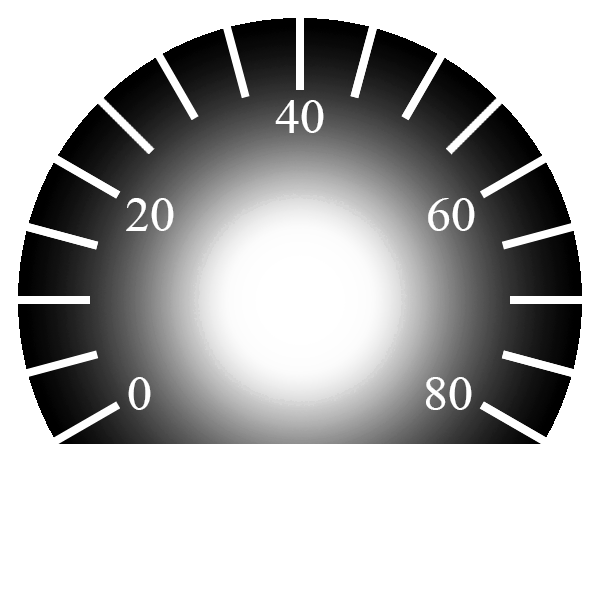
#> input picture images/speedometer1.png, 600 x 600 px
$ python overlay_drawer.py
#> lines starting #> are read from the running program, lines starting #| are printed output that depends on the picture
### widgets.py
# -*- coding: utf-8 -*-

import PIL
from PIL import ImageDraw, ImageFont
import moment_track as moment

##########################################################################
class Widget:
    def __init__(self):
        pass
    def draw(self, img, dataRecord):
        pass
    def prepare(self, fullData):
        pass
    def clear(self):
        pass
    # [5 lines left out: function __del__, not called in this run]
##########################################################################
class Map (Widget):
    def __init__(self, lineWidthInner, lineWidthOuter, pointerRadius):
        Widget.__init__(self)
        self.lineWidthInner = lineWidthInner
        self.lineWidthOuter = lineWidthOuter
        self.pointerRadius = pointerRadius
# ------------------------------------------------------------------------
    # [59 lines left out: functions getCurMap, prepare, draw, not called in this run]
# ------------------------------------------------------------------------
    def position(self, pos, size):
        self.pos = pos
        self.size = size
# ------------------------------------------------------------------------
    def clear(self):
        del self.mapImg
        Widget.clear(self)
# ------------------------------------------------------------------------
    # [4 lines left out: function IMPL01, not called in this run]
# ------------------------------------------------------------------------
    def IMPL02(pos, size):
        mp = Map(lineWidthInner=4, lineWidthOuter=8, pointerRadius=10)
        mp.position(pos, size)
        return mp
# ------------------------------------------------------------------------
    # [4 lines left out: function IMPL03, not called in this run]
##########################################################################
class Speedometer (Widget):
    def __init__(self, boardFile, arrowFile, topwardSpeedValueKmh, kmh2degScale, minValKmh, maxValKmh):
#> called with boardFile = 'images/speedometer1.png', arrowFile = 'images/speed_arrow1.png', topwardSpeedValueKmh = 40, kmh2degScale = 3, minValKmh = 0, maxValKmh = 85
        Widget.__init__(self)
        self.speed_im = PIL.Image.open(boardFile)
#> self.speed_im is the input picture: PIL image 600x600 RGBA; mean R, G, B, A 120.4, 120.4, 120.4, 94.4
        self.arrow_im = PIL.Image.open(arrowFile)
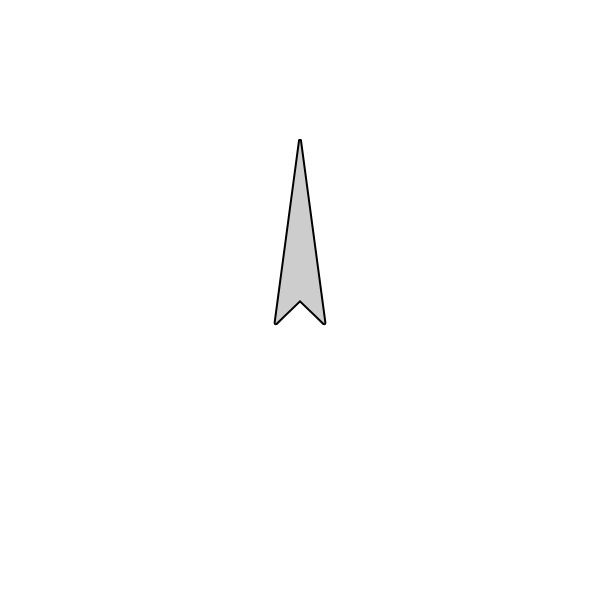
#> input picture images/speed_arrow1.png, 600 x 600 px
#> self.arrow_im is the input picture: PIL image 600x600 RGBA; mean R, G, B, A 251.9, 251.9, 251.9, 3.4
        self.topwardSpeedValueKmh = topwardSpeedValueKmh
        self.kmh2degScale = kmh2degScale
        self.minValKmh = minValKmh
        self.maxValKmh = maxValKmh
# ------------------------------------------------------------------------
    # [14 lines left out: function draw, not called in this run]
# ------------------------------------------------------------------------
    def position(self, pos, scale=1.0):
        if not scale == 1.0:
            self.speed_im = self.speed_im.resize((int(self.speed_im.size[0]*scale), int(self.speed_im.size[1]*scale)), resample=PIL.Image.LANCZOS)
            self.arrow_im = self.arrow_im.resize((int(self.arrow_im.size[0]*scale), int(self.arrow_im.size[1]*scale)), resample=PIL.Image.LANCZOS)
        self.pos = pos
# ------------------------------------------------------------------------
    # [4 lines left out: function clear, not called in this run]
# ------------------------------------------------------------------------
    def IMPL01(pos, scale=1.0):
        spd = Speedometer(
                boardFile='images/speedometer1.png',
                arrowFile='images/speed_arrow1.png',
                topwardSpeedValueKmh=40,
                kmh2degScale=90/30,
                minValKmh=0,
                maxValKmh=85
                )
        spd.position(pos, scale)
        return spd
# ------------------------------------------------------------------------
    # [23 lines left out: functions IMPL02, IMPL03, not called in this run]
##########################################################################
class HeartRate (Widget):
    def __init__(self, styleType):
        Widget.__init__(self)
        self.styleType = styleType

        self.maxValHR = 250
        self.minValHR = 40

        # Fix missing style types
        # WARNING: this is the only place where it's checked. No other 'else's below
        if (self.styleType != 1):
            self.styleType = 1
# ------------------------------------------------------------------------
    # [16 lines left out: function draw, not called in this run]
# ------------------------------------------------------------------------
    def position(self, pos, scale=1.0):

#> called with pos = (1600, 900), scale = 1
        self.pos = pos

        if self.styleType == 1:
            defaultFontSize = 60
            self.pos = (pos[0], int(pos[1] + 5*scale))
            self.textPos = (int((defaultFontSize + 3)*scale + pos[0]), pos[1])
            self.font = ImageFont.truetype('fonts/arial.ttf', int(defaultFontSize*scale))
            self.heart_im = PIL.Image.open('images/heart300.png').resize((int(defaultFontSize*scale), int(defaultFontSize*scale)), resample=PIL.Image.LANCZOS)
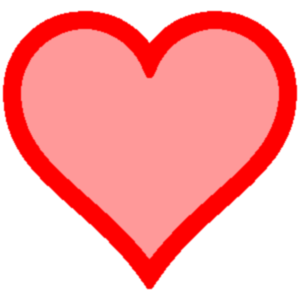
#> input picture images/heart300.png, 300 x 300 px
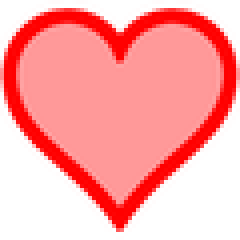
#> self.heart_im: PIL image 60x60 RGBA (shown 4 times larger); mean R, G, B, A 173, 0, 0, 88.9; transparent parts drawn white

        else:
            pass
# ------------------------------------------------------------------------
    # [8 lines left out: function clear, not called in this run]
# ------------------------------------------------------------------------
    def IMPL01(pos, scale=1.0):
        hr = HeartRate(
                styleType=1
                )
        hr.position(pos, scale)
        return hr
# ------------------------------------------------------------------------
##########################################################################

### strava_gpx.py
#!/usr/bin/env python3
# -*- coding: utf-8 -*-
'''
                  STRAVA GPX READING PACK
Not intended for a standalone distribution. Just a helpers collection here.
'''

import pandas as pd
import numpy as np
import math

import xml.etree.ElementTree as etree
##########################################################################
# A little refactored version from Wikipedia Mercator article
# [35 lines left out: functions latLon2MercXY, getDist3D, getDist2D, not called in this run]
##########################################################################
def readGPX(filename, setTimeIndex=True, interpolateToSeconds=False):
    tree = etree.parse(filename)

    pts = tree.findall('{http://www.topografix.com/GPX/1/1}trk')[0].findall('{http://www.topografix.com/GPX/1/1}trkseg')[0].findall('{http://www.topografix.com/GPX/1/1}trkpt')
    recs = []
    prevLat, prevLon = None, None
    prevTimeStamp = None
    prevEle = None
    for pt in pts:
        try:
            time = np.datetime64(pt.findall('{http://www.topografix.com/GPX/1/1}time')[0].text.replace('Z', ''))
        except:
            time = np.datetime64(0)
        timestamp = int((time - np.datetime64('1970-01-01T00:00:00')) / np.timedelta64(1, 's'))

        try:
            power = float(pt.findall('{http://www.topografix.com/GPX/1/1}extensions')[0].findall('{http://www.topografix.com/GPX/1/1}power')[0].text)
        except:
            power = 0.0
        try:
            cadence = int(pt.findall('{http://www.topografix.com/GPX/1/1}extensions')[0].findall('{http://www.garmin.com/xmlschemas/TrackPointExtension/v1}TrackPointExtension')[0].findall('{http://www.garmin.com/xmlschemas/TrackPointExtension/v1}cad')[0].text)
        except:
            cadence = 0;
        try:
            hr = int(pt.findall('{http://www.topografix.com/GPX/1/1}extensions')[0].findall('{http://www.garmin.com/xmlschemas/TrackPointExtension/v1}TrackPointExtension')[0].findall('{http://www.garmin.com/xmlschemas/TrackPointExtension/v1}hr')[0].text)
        except:
            hr = 0
        try:
            ele = float(pt.findall('{http://www.topografix.com/GPX/1/1}ele')[0].text)
        except:
            ele = 0
        try:
            lat = float(pt.attrib['lat'])
            lon = float(pt.attrib['lon'])
        except:
            lat = 0.0
            lon = 0.0
        try:
            x, y = latLon2MercXY(lat, lon)
        except:
            x, y = (0, 0)

        try:
            d = getDist3D(prevLat, prevLon, prevEle, lat, lon, ele)/1000
            dt = (timestamp - prevTimeStamp)/3600.0
            vel = d/dt
        except:
            vel = 0

        prevLat = lat
        prevLon = lon
        prevEle = ele
        prevTimeStamp = timestamp

        recs.append({'time': time, 'timestamp': timestamp, 'power': power, 'cadence': cadence, 'hr': hr, 'ele': ele, 'lat': lat, 'lon': lon, 'x': x, 'y': y, 'vel': vel, 'vel_filt': vel})
        pass

    filterRadius = 1
    for i in range(filterRadius, len(recs) - filterRadius - 1):
        try:
            lat1 = recs[i - filterRadius]['lat']
            lat2 = recs[i + filterRadius]['lat']
            lon1 = recs[i - filterRadius]['lon']
            lon2 = recs[i + filterRadius]['lon']
            ele1 = recs[i - filterRadius]['ele']
            ele2 = recs[i + filterRadius]['ele']
            t1 = recs[i - filterRadius]['timestamp']
            t2 = recs[i + filterRadius]['timestamp']
            dt = (t2 - t1)/3600.0
            d = getDist3D(lat1, lon1, ele1, lat2, lon2, ele2)/1000
            recs[i]['vel_filt'] = d/dt
        except:
            pass

    result = pd.DataFrame(recs);
    #result['vel_filt'] = result['vel'].rolling(window=3).mean()

    if (setTimeIndex):
        result.set_index(pd.DatetimeIndex(result['time']), inplace=True)

    return result if not interpolateToSeconds else result.reindex(pd.date_range(start=result.index.min(), end=result.index.max(), freq='1S')).interpolate(method='linear')
##########################################################################
# [5 lines left out: function getRecordForTime, not called in this run]
##########################################################################
def interp(v1, v2, d, d1):
    dv = v2 - v1
    return (v1 + dv*d1/d)
##########################################################################
# [35 lines left out: function getRecordForTimeAndOffset, not called in this run]

##########################################################################
# [20 lines that do not run on import are left out]
    #print((df.iloc[-1].time - df.iloc[0].time).total_seconds())
    #print(df.iloc[-1].time.second)


### overlay_drawer.py
# -*- coding: utf-8 -*-

'''
                    HUD OVERLAY DRAWER
The script draws telemetry HUD overlay on FPV video. Telemetry data should
be provided as Strava-derived *.gpx track and offset file formed via
moment_track.py script.

Look for Settings section to adjust parameters.

Note that the script is intended to be ran from an IDE (like Spyder or
something like this). It can be called via command line of course, but
it doesn't accept any command line parameters. So you really SHOULD look
for the Settings section.


DISCLAMER:
The script is really doing what it declared to do, although it's far from
optimized. It's ridiculously slow to be honest. Mostly serves me as a testing
ground for related technologies. Still it does the thing if you're not
expecting fast video processing from a python script.

Prerequisites: pillow, py-opencv, numpy, pandas
'''

import strava_gpx as strava
import pandas as pd
import numpy as np
import cv2
import PIL
import os
import json
from widgets import Speedometer, Map, HeartRate

##########################################################################
def decodeFourcc(cc):
    return ''.join([chr((int(cc) >> 8 * i) & 0xff) for i in range(4)]).upper()
##########################################################################
def pure_pil_alpha_to_color(image, color=(255, 255, 255)):
    '''Alpha composite an RGBA Image with a specified color.
    Source: http://stackoverflow.com/a/9459208/284318
    Keyword Arguments:
    image -- PIL RGBA Image object
    color -- Tuple r, g, b (default 255, 255, 255)
    '''
    image.load()  # needed for split()
    background = PIL.Image.new('RGB', image.size, color)
    background.paste(image, mask=image.split()[3])  # 3 is the alpha channel
    return background
##########################################################################
def readOffsets(finename):
#> called with finename = 'offset.json'
    try:
        with open(finename, 'r') as f:
#> (reads offset.json from the repository)
            fileData = json.load(f)
            dt = pd.to_timedelta(fileData['diffTime'])
            dtMs = int(fileData['diffMS'])
    except:
        dt = pd.to_timedelta('0 days 00:00:00')
        dtMs = 0

    return dt, dtMs
##########################################################################
def timeSec(hours, minutes, seconds):
    return int(seconds + 60*minutes + 3600*hours)
##########################################################################
if __name__ == '__main__':
    # ------- Settings -------
    # Input video file name. No strict requirements as long as OpenCV can read it
    videoFileName = 'e:/ph/Sochi-2019/video/2019_0923_123806_025.MOV'

    # Input video start time. Usually comes from file naming of attributes
    videoStartTime = np.datetime64('2019-09-23 12:38:06')

    # Input video start and stop moments (in seconds from start)
    timingStart = timeSec(hours=0, minutes=13, seconds=11)
    timingEnd   = timeSec(hours=0, minutes=14, seconds=35)

    # Input track file name. Should be track saved from Strava via "Export GPX"
    # function (assuming it works the same way as at November 2019)
    trackFileName = 'downhill.gpx'

    # Input timing offsets file. The one saved with moment_track.py
    offsetFileName = 'offset.json'

    # Output video vile parameters. Compatibility depends on local OpenCV version
    outFile = 'out.mp4'
    encoding = 'h264'

    # Forced output size. Not used if at least one is negative or None
    forcedWidth = None
    forcedHeight = None

    # Widgets
    # Check different IMPLs for a variety of presets
    widgets = [
            Speedometer.IMPL01(pos=(100, 600), scale=1.0),
            Map.IMPL02(pos=(1100, 50), size=(800, 800)),
            HeartRate.IMPL01(pos=(1600, 900), scale=1.0)
            ]
    # ------- End of settings -------

    # Clear output file if exists
    if os.path.exists(outFile):
        os.remove(outFile) # Will rise exception if it's a directory

    # Read offsets
    diffTime, diffTimeMS = readOffsets(offsetFileName)

    # Read GPX
    df = strava.readGPX(trackFileName, interpolateToSeconds=False)
#> (the run stopped early here; a loop or call above may not have finished)
